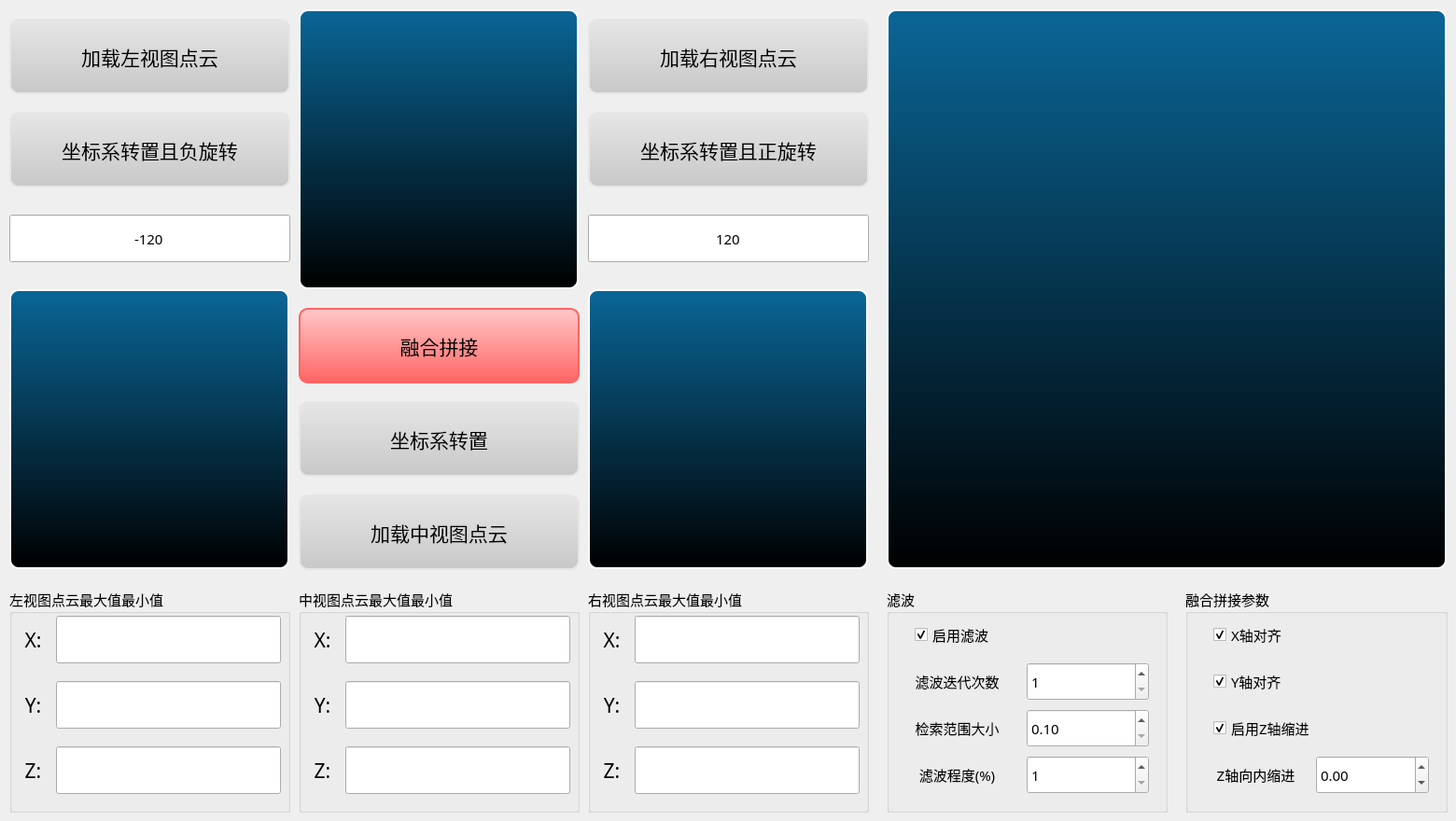
  <widget class="QWidget" name="centralWidget">
   <widget class="QFrame" name="GLframe">
    <property name="geometry">
     <rect>
      <x>10</x>
      <y>310</y>
      <width>300</width>
      <height>300</height>
     </rect>
    </property>
    <property name="sizePolicy">
     <sizepolicy hsizetype="Expanding" vsizetype="Expanding">
      <horstretch>0</horstretch>
      <verstretch>0</verstretch>
     </sizepolicy>
    </property>
    <property name="maximumSize">
     <size>
      <width>300</width>
      <height>300</height>
     </size>
    </property>
    <property name="mouseTracking">
     <bool>true</bool>
    </property>
    <property name="styleSheet">
     <string notr="true">QFrame{
	border: 2px solid white;
	border-radius: 10px;
	background: qlineargradient(x1:0, y1:0, x2:0, y2:1,stop:0 rgb(10,102,151), stop:1 rgb(0,0,0));
 }

</string>
    </property>
    <property name="frameShape">
     <enum>QFrame::Shape::Box</enum>
    </property>
    <property name="frameShadow">
     <enum>QFrame::Shadow::Plain</enum>
    </property>
   </widget>
   <widget class="QPushButton" name="openPCD_btn">
    <property name="geometry">
     <rect>
      <x>10</x>
      <y>20</y>
      <width>301</width>
      <height>81</height>
     </rect>
    </property>
    <property name="font">
     <font>
      <family>黑体</family>
      <pointsize>16</pointsize>
     </font>
    </property>
    <property name="styleSheet">
     <string notr="true">QPushButton {
	border : 2px solid rgb(230, 230, 230);
	border-radius : 10px;
	background: qlineargradient(x1:0, y1:0, x2:0, y2:1, stop:0 rgb(230, 230, 230), stop:1 rgb(200, 200, 200));
}</string>
    </property>
    <property name="text">
     <string>加载左视图点云</string>
    </property>
   </widget>
   <widget class="QFrame" name="GLframe_2">
    <property name="geometry">
     <rect>
      <x>320</x>
      <y>10</y>
      <width>300</width>
      <height>300</height>
     </rect>
    </property>
    <property name="sizePolicy">
     <sizepolicy hsizetype="Expanding" vsizetype="Expanding">
      <horstretch>0</horstretch>
      <verstretch>0</verstretch>
     </sizepolicy>
    </property>
    <property name="maximumSize">
     <size>
      <width>300</width>
      <height>300</height>
     </size>
    </property>
    <property name="mouseTracking">
     <bool>true</bool>
    </property>
    <property name="styleSheet">
     <string notr="true">QFrame{
	border: 2px solid white;
	border-radius: 10px;
	background: qlineargradient(x1:0, y1:0, x2:0, y2:1,stop:0 rgb(10,102,151), stop:1 rgb(0,0,0));
 }

</string>
    </property>
    <property name="frameShape">
     <enum>QFrame::Shape::Box</enum>
    </property>
    <property name="frameShadow">
     <enum>QFrame::Shadow::Plain</enum>
    </property>
   </widget>
   <widget class="QFrame" name="GLframe_3">
    <property name="geometry">
     <rect>
      <x>630</x>
      <y>310</y>
      <width>300</width>
      <height>300</height>
     </rect>
    </property>
    <property name="sizePolicy">
     <sizepolicy hsizetype="Expanding" vsizetype="Expanding">
      <horstretch>0</horstretch>
      <verstretch>0</verstretch>
     </sizepolicy>
    </property>
    <property name="maximumSize">
     <size>
      <width>300</width>
      <height>300</height>
     </size>
    </property>
    <property name="font">
     <font>
      <family>Microsoft YaHei UI Light</family>
     </font>
    </property>
    <property name="mouseTracking">
     <bool>true</bool>
    </property>
    <property name="styleSheet">
     <string notr="true">QFrame{
	border: 2px solid white;
	border-radius: 10px;
	background: qlineargradient(x1:0, y1:0, x2:0, y2:1,stop:0 rgb(10,102,151), stop:1 rgb(0,0,0));
 }

</string>
    </property>
    <property name="frameShape">
     <enum>QFrame::Shape::Box</enum>
    </property>
    <property name="frameShadow">
     <enum>QFrame::Shadow::Plain</enum>
    </property>
   </widget>
   <widget class="QFrame" name="GLframe_ALL">
    <property name="geometry">
     <rect>
      <x>950</x>
      <y>10</y>
      <width>600</width>
      <height>600</height>
     </rect>
    </property>
    <property name="sizePolicy">
     <sizepolicy hsizetype="Expanding" vsizetype="Expanding">
      <horstretch>0</horstretch>
      <verstretch>0</verstretch>
     </sizepolicy>
    </property>
    <property name="maximumSize">
     <size>
      <width>600</width>
      <height>600</height>
     </size>
    </property>
    <property name="mouseTracking">
     <bool>true</bool>
    </property>
    <property name="styleSheet">
     <string notr="true">QFrame{
	border: 2px solid white;
	border-radius: 10px;
	background: qlineargradient(x1:0, y1:0, x2:0, y2:1,stop:0 rgb(10,102,151), stop:1 rgb(0,0,0));
 }

</string>
    </property>
    <property name="frameShape">
     <enum>QFrame::Shape::Box</enum>
    </property>
    <property name="frameShadow">
     <enum>QFrame::Shadow::Plain</enum>
    </property>
   </widget>
   <widget class="QPushButton" name="openPCD_2_btn">
    <property name="geometry">
     <rect>
      <x>320</x>
      <y>530</y>
      <width>301</width>
      <height>81</height>
     </rect>
    </property>
    <property name="font">
     <font>
      <family>黑体</family>
      <pointsize>16</pointsize>
     </font>
    </property>
    <property name="styleSheet">
     <string notr="true">QPushButton {
	border : 2px solid rgb(230, 230, 230);
	border-radius : 10px;
	background: qlineargradient(x1:0, y1:0, x2:0, y2:1, stop:0 rgb(230, 230, 230), stop:1 rgb(200, 200, 200));
}</string>
    </property>
    <property name="text">
     <string>加载中视图点云</string>
    </property>
   </widget>
   <widget class="QPushButton" name="openPCD_3_btn">
    <property name="geometry">
     <rect>
      <x>630</x>
      <y>20</y>
      <width>301</width>
      <height>81</height>
     </rect>
    </property>
    <property name="font">
     <font>
      <family>黑体</family>
      <pointsize>16</pointsize>
     </font>
    </property>
    <property name="styleSheet">
     <string notr="true">QPushButton {
	border : 2px solid rgb(230, 230, 230);
	border-radius : 10px;
	background: qlineargradient(x1:0, y1:0, x2:0, y2:1, stop:0 rgb(230, 230, 230), stop:1 rgb(200, 200, 200));
}</string>
    </property>
    <property name="text">
     <string>加载右视图点云</string>
    </property>
   </widget>
   <widget class="QPushButton" name="revolve_btn">
    <property name="geometry">
     <rect>
      <x>10</x>
      <y>120</y>
      <width>301</width>
      <height>81</height>
     </rect>
    </property>
    <property name="font">
     <font>
      <family>黑体</family>
      <pointsize>16</pointsize>
     </font>
    </property>
    <property name="styleSheet">
     <string notr="true">QPushButton {
	border : 2px solid rgb(230, 230, 230);
	border-radius : 10px;
	background: qlineargradient(x1:0, y1:0, x2:0, y2:1, stop:0 rgb(230, 230, 230), stop:1 rgb(200, 200, 200));
}</string>
    </property>
    <property name="text">
     <string>坐标系转置且负旋转</string>
    </property>
   </widget>
   <widget class="QPushButton" name="revolve_2_btn">
    <property name="geometry">
     <rect>
      <x>320</x>
      <y>430</y>
      <width>301</width>
      <height>81</height>
     </rect>
    </property>
    <property name="font">
     <font>
      <family>黑体</family>
      <pointsize>16</pointsize>
     </font>
    </property>
    <property name="styleSheet">
     <string notr="true">QPushButton {
	border : 2px solid rgb(230, 230, 230);
	border-radius : 10px;
	background: qlineargradient(x1:0, y1:0, x2:0, y2:1, stop:0 rgb(230, 230, 230), stop:1 rgb(200, 200, 200));
}</string>
    </property>
    <property name="text">
     <string>坐标系转置</string>
    </property>
   </widget>
   <widget class="QPushButton" name="revolve_3_btn">
    <property name="geometry">
     <rect>
      <x>630</x>
      <y>120</y>
      <width>301</width>
      <height>81</height>
     </rect>
    </property>
    <property name="font">
     <font>
      <family>黑体</family>
      <pointsize>16</pointsize>
     </font>
    </property>
    <property name="styleSheet">
     <string notr="true">QPushButton {
	border : 2px solid rgb(230, 230, 230);
	border-radius : 10px;
	background: qlineargradient(x1:0, y1:0, x2:0, y2:1, stop:0 rgb(230, 230, 230), stop:1 rgb(200, 200, 200));
}</string>
    </property>
    <property name="text">
     <string>坐标系转置且正旋转</string>
    </property>
   </widget>
   <widget class="QPushButton" name="put_together_btn">
    <property name="geometry">
     <rect>
      <x>320</x>
      <y>330</y>
      <width>301</width>
      <height>81</height>
     </rect>
    </property>
    <property name="font">
     <font>
      <family>黑体</family>
      <pointsize>16</pointsize>
     </font>
    </property>
    <property name="styleSheet">
     <string notr="true">QPushButton{
	border : 2px solid rgb(255, 100, 100);
	border-radius : 10px;
	background: qlineargradient(x1:0, y1:0, x2:0, y2:1, stop:0 rgb(255, 200, 200), stop:1 rgb(255, 100, 100));
}</string>
    </property>
    <property name="text">
     <string>融合拼接</string>
    </property>
   </widget>
   <widget class="QLineEdit" name="angle_Left_led">
    <property name="geometry">
     <rect>
      <x>10</x>
      <y>230</y>
      <width>301</width>
      <height>51</height>
     </rect>
    </property>
    <property name="font">
     <font>
      <family>黑体</family>
      <pointsize>11</pointsize>
     </font>
    </property>
    <property name="text">
     <string>-120</string>
    </property>
    <property name="alignment">
     <set>Qt::AlignmentFlag::AlignCenter</set>
    </property>
   </widget>
   <widget class="QLineEdit" name="angle_Right_led">
    <property name="geometry">
     <rect>
      <x>630</x>
      <y>230</y>
      <width>301</width>
      <height>51</height>
     </rect>
    </property>
    <property name="font">
     <font>
      <family>黑体</family>
      <pointsize>11</pointsize>
     </font>
    </property>
    <property name="text">
     <string>120</string>
    </property>
    <property name="alignment">
     <set>Qt::AlignmentFlag::AlignCenter</set>
    </property>
   </widget>
   <widget class="QLineEdit" name="Left_XRatio_led">
    <property name="geometry">
     <rect>
      <x>60</x>
      <y>660</y>
      <width>241</width>
      <height>51</height>
     </rect>
    </property>
    <property name="font">
     <font>
      <family>黑体</family>
      <pointsize>11</pointsize>
     </font>
    </property>
    <property name="text">
     <string/>
    </property>
    <property name="alignment">
     <set>Qt::AlignmentFlag::AlignCenter</set>
    </property>
    <property name="readOnly">
     <bool>true</bool>
    </property>
   </widget>
   <widget class="QLineEdit" name="Left_YRatio_led">
    <property name="geometry">
     <rect>
      <x>60</x>
      <y>730</y>
      <width>241</width>
      <height>51</height>
     </rect>
    </property>
    <property name="font">
     <font>
      <family>黑体</family>
      <pointsize>11</pointsize>
     </font>
    </property>
    <property name="text">
     <string/>
    </property>
    <property name="alignment">
     <set>Qt::AlignmentFlag::AlignCenter</set>
    </property>
    <property name="readOnly">
     <bool>true</bool>
    </property>
   </widget>
   <widget class="QLineEdit" name="Left_ZRatio_led">
    <property name="geometry">
     <rect>
      <x>60</x>
      <y>800</y>
      <width>241</width>
      <height>51</height>
     </rect>
    </property>
    <property name="font">
     <font>
      <family>黑体</family>
      <pointsize>11</pointsize>
     </font>
    </property>
    <property name="text">
     <string/>
    </property>
    <property name="alignment">
     <set>Qt::AlignmentFlag::AlignCenter</set>
    </property>
    <property name="readOnly">
     <bool>true</bool>
    </property>
   </widget>
   <widget class="QLineEdit" name="Infront_YRatio_led">
    <property name="geometry">
     <rect>
      <x>370</x>
      <y>730</y>
      <width>241</width>
      <height>51</height>
     </rect>
    </property>
    <property name="font">
     <font>
      <family>黑体</family>
      <pointsize>11</pointsize>
     </font>
    </property>
    <property name="text">
     <string/>
    </property>
    <property name="alignment">
     <set>Qt::AlignmentFlag::AlignCenter</set>
    </property>
    <property name="readOnly">
     <bool>true</bool>
    </property>
   </widget>
   <widget class="QLineEdit" name="Infront_XRatio_led">
    <property name="geometry">
     <rect>
      <x>370</x>
      <y>660</y>
      <width>241</width>
      <height>51</height>
     </rect>
    </property>
    <property name="font">
     <font>
      <family>黑体</family>
      <pointsize>11</pointsize>
     </font>
    </property>
    <property name="text">
     <string/>
    </property>
    <property name="alignment">
     <set>Qt::AlignmentFlag::AlignCenter</set>
    </property>
    <property name="readOnly">
     <bool>true</bool>
    </property>
   </widget>
   <widget class="QLineEdit" name="Infront_ZRatio_led">
    <property name="geometry">
     <rect>
      <x>370</x>
      <y>800</y>
      <width>241</width>
      <height>51</height>
     </rect>
    </property>
    <property name="font">
     <font>
      <family>黑体</family>
      <pointsize>11</pointsize>
     </font>
    </property>
    <property name="text">
     <string/>
    </property>
    <property name="alignment">
     <set>Qt::AlignmentFlag::AlignCenter</set>
    </property>
    <property name="readOnly">
     <bool>true</bool>
    </property>
   </widget>
   <widget class="QLineEdit" name="Right_YRatio_led">
    <property name="geometry">
     <rect>
      <x>680</x>
      <y>730</y>
      <width>241</width>
      <height>51</height>
     </rect>
    </property>
    <property name="font">
     <font>
      <family>黑体</family>
      <pointsize>11</pointsize>
     </font>
    </property>
    <property name="text">
     <string/>
    </property>
    <property name="alignment">
     <set>Qt::AlignmentFlag::AlignCenter</set>
    </property>
    <property name="readOnly">
     <bool>true</bool>
    </property>
   </widget>
   <widget class="QLineEdit" name="Right_XRatio_led">
    <property name="geometry">
     <rect>
      <x>680</x>
      <y>660</y>
      <width>241</width>
      <height>51</height>
     </rect>
    </property>
    <property name="font">
     <font>
      <family>黑体</family>
      <pointsize>11</pointsize>
     </font>
    </property>
    <property name="text">
     <string/>
    </property>
    <property name="alignment">
     <set>Qt::AlignmentFlag::AlignCenter</set>
    </property>
    <property name="readOnly">
     <bool>true</bool>
    </property>
   </widget>
   <widget class="QLineEdit" name="Right_ZRatio_led">
    <property name="geometry">
     <rect>
      <x>680</x>
      <y>800</y>
      <width>241</width>
      <height>51</height>
     </rect>
    </property>
    <property name="font">
     <font>
      <family>黑体</family>
      <pointsize>11</pointsize>
     </font>
    </property>
    <property name="text">
     <string/>
    </property>
    <property name="alignment">
     <set>Qt::AlignmentFlag::AlignCenter</set>
    </property>
    <property name="readOnly">
     <bool>true</bool>
    </property>
   </widget>
   <widget class="QGroupBox" name="groupBox">
    <property name="geometry">
     <rect>
      <x>10</x>
      <y>630</y>
      <width>301</width>
      <height>241</height>
     </rect>
    </property>
    <property name="font">
     <font>
      <family>黑体</family>
      <pointsize>11</pointsize>
     </font>
    </property>
    <property name="styleSheet">
     <string notr="true"/>
    </property>
    <property name="title">
     <string>左视图点云最大值最小值</string>
    </property>
    <widget class="QLabel" name="label">
     <property name="geometry">
      <rect>
       <x>10</x>
       <y>30</y>
       <width>31</width>
       <height>51</height>
      </rect>
     </property>
     <property name="font">
      <font>
       <family>黑体</family>
       <pointsize>16</pointsize>
      </font>
     </property>
     <property name="text">
      <string>X:</string>
     </property>
     <property name="alignment">
      <set>Qt::AlignmentFlag::AlignCenter</set>
     </property>
    </widget>
    <widget class="QLabel" name="label_2">
     <property name="geometry">
      <rect>
       <x>10</x>
       <y>100</y>
       <width>31</width>
       <height>51</height>
      </rect>
     </property>
     <property name="font">
      <font>
       <family>黑体</family>
       <pointsize>16</pointsize>
      </font>
     </property>
     <property name="text">
      <string>Y:</string>
     </property>
     <property name="alignment">
      <set>Qt::AlignmentFlag::AlignCenter</set>
     </property>
    </widget>
    <widget class="QLabel" name="label_3">
     <property name="geometry">
      <rect>
       <x>10</x>
       <y>170</y>
       <width>31</width>
       <height>51</height>
      </rect>
     </property>
     <property name="font">
      <font>
       <family>黑体</family>
       <pointsize>16</pointsize>
      </font>
     </property>
     <property name="text">
      <string>Z:</string>
     </property>
     <property name="alignment">
      <set>Qt::AlignmentFlag::AlignCenter</set>
     </property>
    </widget>
   </widget>
   <widget class="QGroupBox" name="groupBox_2">
    <property name="geometry">
     <rect>
      <x>320</x>
      <y>630</y>
      <width>301</width>
      <height>241</height>
     </rect>
    </property>
    <property name="font">
     <font>
      <family>黑体</family>
      <pointsize>11</pointsize>
     </font>
    </property>
    <property name="styleSheet">
     <string notr="true"/>
    </property>
    <property name="title">
     <string>中视图点云最大值最小值</string>
    </property>
    <widget class="QLabel" name="label_4">
     <property name="geometry">
      <rect>
       <x>10</x>
       <y>30</y>
       <width>31</width>
       <height>51</height>
      </rect>
     </property>
     <property name="font">
      <font>
       <family>黑体</family>
       <pointsize>16</pointsize>
      </font>
     </property>
     <property name="text">
      <string>X:</string>
     </property>
     <property name="alignment">
      <set>Qt::AlignmentFlag::AlignCenter</set>
     </property>
    </widget>
    <widget class="QLabel" name="label_5">
     <property name="geometry">
      <rect>
       <x>10</x>
       <y>100</y>
       <width>31</width>
       <height>51</height>
      </rect>
     </property>
     <property name="font">
      <font>
       <family>黑体</family>
       <pointsize>16</pointsize>
      </font>
     </property>
     <property name="text">
      <string>Y:</string>
     </property>
     <property name="alignment">
      <set>Qt::AlignmentFlag::AlignCenter</set>
     </property>
    </widget>
    <widget class="QLabel" name="label_6">
     <property name="geometry">
      <rect>
       <x>10</x>
       <y>170</y>
       <width>31</width>
       <height>51</height>
      </rect>
     </property>
     <property name="font">
      <font>
       <family>黑体</family>
       <pointsize>16</pointsize>
      </font>
     </property>
     <property name="text">
      <string>Z:</string>
     </property>
     <property name="alignment">
      <set>Qt::AlignmentFlag::AlignCenter</set>
     </property>
    </widget>
   </widget>
   <widget class="QGroupBox" name="groupBox_3">
    <property name="geometry">
     <rect>
      <x>630</x>
      <y>630</y>
      <width>301</width>
      <height>241</height>
     </rect>
    </property>
    <property name="font">
     <font>
      <family>黑体</family>
      <pointsize>11</pointsize>
     </font>
    </property>
    <property name="styleSheet">
     <string notr="true"/>
    </property>
    <property name="title">
     <string>右视图点云最大值最小值</string>
    </property>
    <widget class="QLabel" name="label_7">
     <property name="geometry">
      <rect>
       <x>10</x>
       <y>170</y>
       <width>31</width>
       <height>51</height>
      </rect>
     </property>
     <property name="font">
      <font>
       <family>黑体</family>
       <pointsize>16</pointsize>
      </font>
     </property>
     <property name="text">
      <string>Z:</string>
     </property>
     <property name="alignment">
      <set>Qt::AlignmentFlag::AlignCenter</set>
     </property>
    </widget>
    <widget class="QLabel" name="label_8">
     <property name="geometry">
      <rect>
       <x>10</x>
       <y>100</y>
       <width>31</width>
       <height>51</height>
      </rect>
     </property>
     <property name="font">
      <font>
       <family>黑体</family>
       <pointsize>16</pointsize>
      </font>
     </property>
     <property name="text">
      <string>Y:</string>
     </property>
     <property name="alignment">
      <set>Qt::AlignmentFlag::AlignCenter</set>
     </property>
    </widget>
    <widget class="QLabel" name="label_9">
     <property name="geometry">
      <rect>
       <x>10</x>
       <y>30</y>
       <width>31</width>
       <height>51</height>
      </rect>
     </property>
     <property name="font">
      <font>
       <family>黑体</family>
       <pointsize>16</pointsize>
      </font>
     </property>
     <property name="text">
      <string>X:</string>
     </property>
     <property name="alignment">
      <set>Qt::AlignmentFlag::AlignCenter</set>
     </property>
    </widget>
   </widget>
   <widget class="QGroupBox" name="groupBox_4">
    <property name="geometry">
     <rect>
      <x>950</x>
      <y>630</y>
      <width>301</width>
      <height>241</height>
     </rect>
    </property>
    <property name="font">
     <font>
      <family>黑体</family>
      <pointsize>11</pointsize>
     </font>
    </property>
    <property name="styleSheet">
     <string notr="true"/>
    </property>
    <property name="title">
     <string>滤波</string>
    </property>
    <widget class="QCheckBox" name="confirmed_chb">
     <property name="geometry">
      <rect>
       <x>30</x>
       <y>30</y>
       <width>121</width>
       <height>41</height>
      </rect>
     </property>
     <property name="font">
      <font>
       <family>黑体</family>
       <pointsize>11</pointsize>
      </font>
     </property>
     <property name="text">
      <string>启用滤波</string>
     </property>
     <property name="checked">
      <bool>true</bool>
     </property>
    </widget>
    <widget class="QSpinBox" name="interations_spb">
     <property name="geometry">
      <rect>
       <x>150</x>
       <y>80</y>
       <width>131</width>
       <height>41</height>
      </rect>
     </property>
     <property name="font">
      <font>
       <family>黑体</family>
       <pointsize>11</pointsize>
      </font>
     </property>
     <property name="minimum">
      <number>1</number>
     </property>
     <property name="maximum">
      <number>10</number>
     </property>
    </widget>
    <widget class="QLabel" name="label_10">
     <property name="geometry">
      <rect>
       <x>20</x>
       <y>80</y>
       <width>111</width>
       <height>41</height>
      </rect>
     </property>
     <property name="font">
      <font>
       <family>黑体</family>
       <pointsize>11</pointsize>
      </font>
     </property>
     <property name="text">
      <string>滤波迭代次数</string>
     </property>
     <property name="alignment">
      <set>Qt::AlignmentFlag::AlignCenter</set>
     </property>
    </widget>
    <widget class="QLabel" name="label_11">
     <property name="geometry">
      <rect>
       <x>20</x>
       <y>180</y>
       <width>111</width>
       <height>41</height>
      </rect>
     </property>
     <property name="font">
      <font>
       <family>黑体</family>
       <pointsize>11</pointsize>
      </font>
     </property>
     <property name="text">
      <string>滤波程度(%)</string>
     </property>
     <property name="alignment">
      <set>Qt::AlignmentFlag::AlignCenter</set>
     </property>
    </widget>
    <widget class="QSpinBox" name="quality_spb">
     <property name="geometry">
      <rect>
       <x>150</x>
       <y>180</y>
       <width>131</width>
       <height>41</height>
      </rect>
     </property>
     <property name="font">
      <font>
       <family>黑体</family>
       <pointsize>11</pointsize>
      </font>
     </property>
     <property name="minimum">
      <number>1</number>
     </property>
     <property name="maximum">
      <number>10</number>
     </property>
    </widget>
    <widget class="QLabel" name="label_12">
     <property name="geometry">
      <rect>
       <x>20</x>
       <y>130</y>
       <width>111</width>
       <height>41</height>
      </rect>
     </property>
     <property name="font">
      <font>
       <family>黑体</family>
       <pointsize>11</pointsize>
      </font>
     </property>
     <property name="text">
      <string>检索范围大小</string>
     </property>
     <property name="alignment">
      <set>Qt::AlignmentFlag::AlignCenter</set>
     </property>
    </widget>
    <widget class="QDoubleSpinBox" name="searching_dsb">
     <property name="geometry">
      <rect>
       <x>150</x>
       <y>130</y>
       <width>131</width>
       <height>41</height>
      </rect>
     </property>
     <property name="font">
      <font>
       <family>黑体</family>
       <pointsize>11</pointsize>
      </font>
     </property>
     <property name="minimum">
      <double>0.100000000000000</double>
     </property>
     <property name="maximum">
      <double>10.000000000000000</double>
     </property>
     <property name="singleStep">
      <double>0.100000000000000</double>
     </property>
    </widget>
    <zorder>confirmed_chb</zorder>
    <zorder>label_10</zorder>
    <zorder>label_11</zorder>
    <zorder>label_12</zorder>
    <zorder>interations_spb</zorder>
    <zorder>quality_spb</zorder>
    <zorder>searching_dsb</zorder>
   </widget>
   <widget class="QGroupBox" name="groupBox_5">
    <property name="geometry">
     <rect>
      <x>1270</x>
      <y>630</y>
      <width>281</width>
      <height>241</height>
     </rect>
    </property>
    <property name="font">
     <font>
      <family>黑体</family>
      <pointsize>11</pointsize>
     </font>
    </property>
    <property name="title">
     <string>融合拼接参数</string>
    </property>
    <widget class="QDoubleSpinBox" name="Zretract_dsb">
     <property name="geometry">
      <rect>
       <x>140</x>
       <y>180</y>
       <width>121</width>
       <height>41</height>
      </rect>
     </property>
     <property name="font">
      <font>
       <family>黑体</family>
       <pointsize>11</pointsize>
      </font>
     </property>
     <property name="minimum">
      <double>-99.900000000000006</double>
     </property>
     <property name="maximum">
      <double>99.900000000000006</double>
     </property>
     <property name="singleStep">
      <double>0.100000000000000</double>
     </property>
    </widget>
    <widget class="QCheckBox" name="use_Zretract_chb">
     <property name="geometry">
      <rect>
       <x>30</x>
       <y>130</y>
       <width>121</width>
       <height>41</height>
      </rect>
     </property>
     <property name="font">
      <font>
       <family>黑体</family>
       <pointsize>11</pointsize>
      </font>
     </property>
     <property name="text">
      <string>启用Z轴缩进</string>
     </property>
     <property name="checked">
      <bool>true</bool>
     </property>
    </widget>
    <widget class="QLabel" name="label_13">
     <property name="geometry">
      <rect>
       <x>20</x>
       <y>180</y>
       <width>111</width>
       <height>41</height>
      </rect>
     </property>
     <property name="font">
      <font>
       <family>黑体</family>
       <pointsize>11</pointsize>
      </font>
     </property>
     <property name="text">
      <string>Z轴向内缩进</string>
     </property>
     <property name="alignment">
      <set>Qt::AlignmentFlag::AlignCenter</set>
     </property>
    </widget>
    <widget class="QCheckBox" name="Yalign_chb">
     <property name="geometry">
      <rect>
       <x>30</x>
       <y>80</y>
       <width>121</width>
       <height>41</height>
      </rect>
     </property>
     <property name="font">
      <font>
       <family>黑体</family>
       <pointsize>11</pointsize>
      </font>
     </property>
     <property name="text">
      <string>Y轴对齐</string>
     </property>
     <property name="checked">
      <bool>true</bool>
     </property>
    </widget>
    <widget class="QCheckBox" name="Xalign_chb">
     <property name="geometry">
      <rect>
       <x>30</x>
       <y>30</y>
       <width>121</width>
       <height>41</height>
      </rect>
     </property>
     <property name="font">
      <font>
       <family>黑体</family>
       <pointsize>11</pointsize>
      </font>
     </property>
     <property name="text">
      <string>X轴对齐</string>
     </property>
     <property name="checked">
      <bool>true</bool>
     </property>
    </widget>
   </widget>
   <zorder>groupBox_4</zorder>
   <zorder>groupBox_3</zorder>
   <zorder>groupBox_2</zorder>
   <zorder>groupBox</zorder>
   <zorder>GLframe</zorder>
   <zorder>openPCD_btn</zorder>
   <zorder>GLframe_2</zorder>
   <zorder>GLframe_3</zorder>
   <zorder>GLframe_ALL</zorder>
   <zorder>openPCD_2_btn</zorder>
   <zorder>openPCD_3_btn</zorder>
   <zorder>revolve_btn</zorder>
   <zorder>revolve_2_btn</zorder>
   <zorder>revolve_3_btn</zorder>
   <zorder>put_together_btn</zorder>
   <zorder>angle_Left_led</zorder>
   <zorder>angle_Right_led</zorder>
   <zorder>Left_XRatio_led</zorder>
   <zorder>Left_YRatio_led</zorder>
   <zorder>Left_ZRatio_led</zorder>
   <zorder>Infront_YRatio_led</zorder>
   <zorder>Infront_XRatio_led</zorder>
   <zorder>Infront_ZRatio_led</zorder>
   <zorder>Right_YRatio_led</zorder>
   <zorder>Right_XRatio_led</zorder>
   <zorder>Right_ZRatio_led</zorder>
   <zorder>groupBox_5</zorder>
  </widget>
